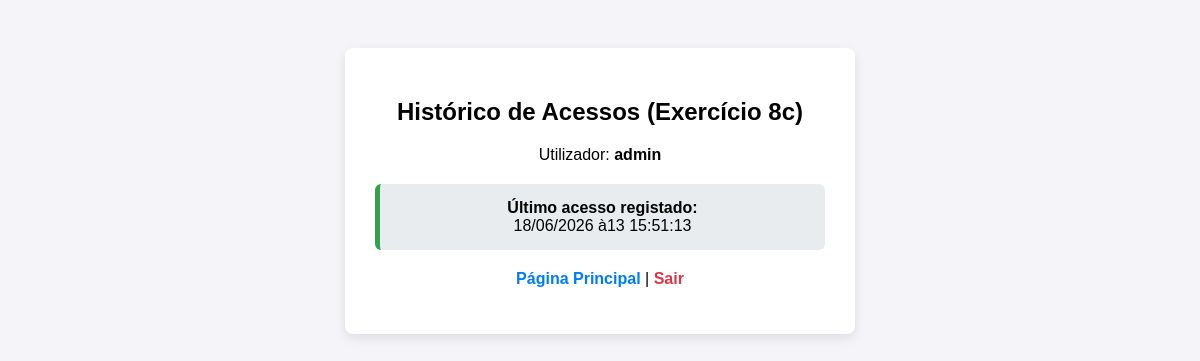
/consultar.php (signed in), run on an earlier commit of the app's database.
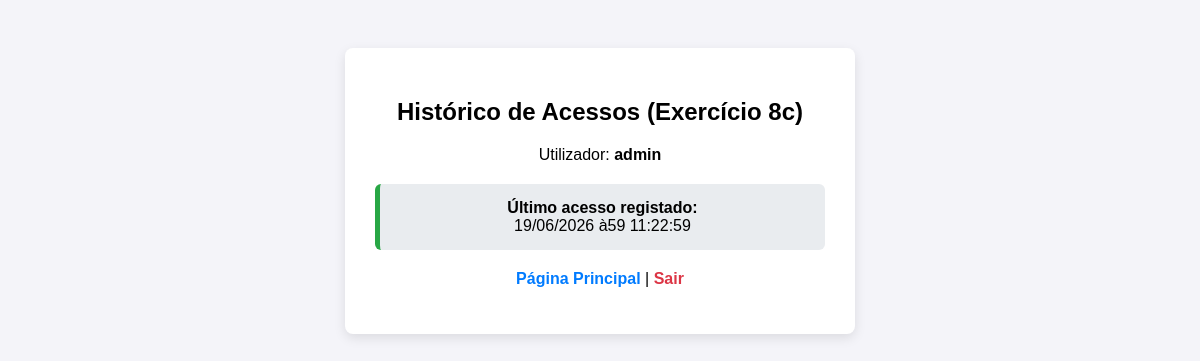
And on a later commit of the database.
### tables this page shows
CREATE TABLE utilizadores (
        id INTEGER PRIMARY KEY AUTOINCREMENT,
        username TEXT NOT NULL UNIQUE,
        password TEXT NOT NULL,
        ultimo_acesso TEXT
    );

### consultar.php (the view, shortened to what this page needs)
<?php
include_once 'ligacao.php';
$user = $_SESSION['utilizador'];
$stmt = $ligacao->prepare("SELECT ultimo_acesso FROM utilizadores WHERE username = :user");
$stmt->bindValue(':user', $user, SQLITE3_TEXT);
$resultado = $stmt->execute();
$dados = $resultado->fetchArray(SQLITE3_ASSOC);
?>
<!DOCTYPE html>
<html lang="pt">
<head>
</head>
<body>
<div class="container">
    <h2>Histórico de Acessos (Exercício 8c)</h2>
    <p>Utilizador: <strong><?php echo htmlspecialchars($user); ?></strong></p>
    <div class="info-box">
        <strong>Último acesso registado:</strong><br>
        <?php
        if (!empty($dados['ultimo_acesso']) && $dados['ultimo_acesso'] !== 'Nunca') {
            echo date('d/m/Y às H:i:s', strtotime($dados['ultimo_acesso']));
        } else {
            echo "Este é o teu primeiro acesso.";
        }
        ?>
    </div>
    <p><a href="../index.html">Página Principal</a> | <a href="logout.php" style="color: #dc3545;">Sair</a></p>
</div>
</body>
</html>

### consultar.php (style rules this page uses)
body { font-family: Arial, sans-serif; background: #f4f4f9; padding: 40px; }
.container { background: white; padding: 30px; border-radius: 8px; max-width: 450px; margin: 0 auto; box-shadow: 0 4px 12px rgba(0,0,0,0.1); text-align: center; }
.info-box { background: #e9ecef; padding: 15px; border-radius: 6px; border-left: 5px solid #28a745; margin: 20px 0; }
a { color: #007bff; text-decoration: none; font-weight: bold; }

What changed in the data, as far as the page shows it:
changed utilizadores: ultimo_acesso "18/06/2026 à13 15:51:13" → "19/06/2026 à59 11:22:59"
